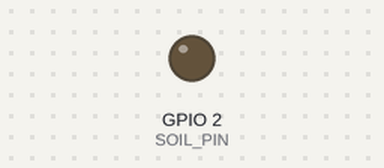
The sketch below on a simulated ESP32. Parts: output pins drawn as LEDs (lit = HIGH). WiFi joins after 1.5 s; servers stay silent unless stated; uploads are accepted with an empty reply; what the sketch prints to the serial monitor is not drawn.

Above: at 0.0 s.
At 3.9 s:
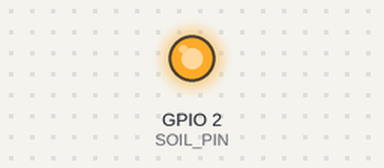
Timing chart, 0 to 5.5 s (numbered marks = the images above):
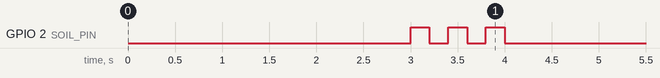

The sketch:

greenmonitor.ino
```cpp
#include <WiFi.h>
#include <HTTPClient.h>
#include <WiFiClientSecure.h>

// WiFi settings (hotspot)
const char* ssid = "Aidens33";
const char* password = "123698741";

// Server
const char* serverUrl = "https://greenmonitor-production.up.railway.app/api/sensor/readings";
const char* apiKey = "arduino-secret-key";

// Pins
const int TMP36_PIN = 1;   // GPIO1
const int SOIL_PIN = 2;    // GPIO2

void setup() {
  delay(3000);
  Serial.begin(115200);
  pinMode(LED_BUILTIN, OUTPUT);
  for (int i = 0; i < 3; i++) {
    digitalWrite(LED_BUILTIN, HIGH);
    delay(200);
    digitalWrite(LED_BUILTIN, LOW);
    delay(200);
  }

  WiFi.begin(ssid, password);
Serial.print("Підключення до WiFi");
  while (WiFi.status() != WL_CONNECTED) {
  delay(500);
  Serial.print(".");
  }
Serial.println("\nПідключено!");
}

void loop() {
  // get temperature from TMP36
  Serial.print("WiFi статус: ");
  Serial.println(WiFi.status());
  int rawTemp = analogRead(TMP36_PIN);
  float voltage = rawTemp * (3.3 / 4095.0);
  float temperature = (voltage - 0.5) * 100.0 + 11.0;

  // get moisture
  int rawSoil = analogRead(SOIL_PIN);
  // convert into percent (4095 = сухо, 0 = мокро)
  float humidity = map(rawSoil, 4095, 0, 0, 100);
  //float temperature = 20.0;
  //float humidity = 50.0;

  Serial.print("Температура: ");
  Serial.print(temperature);
  Serial.print("°C | Вологість: ");
  Serial.print(humidity);
  Serial.println("%");

  // send to the server
  if (WiFi.status() == WL_CONNECTED) {
    Serial.println("Відправляємо на сервер...");
    WiFiClientSecure client;
    client.setInsecure(); // skip sertificate check
    HTTPClient http;
    http.begin(client, serverUrl);
    http.addHeader("Content-Type", "application/json");
    http.addHeader("X-Api-Key", apiKey);
    String body = "{\"temperature\":" + String(temperature, 1) +
                  ",\"humidity\":" + String(humidity, 1) + "}";
    int responseCode = http.POST(body);
    Serial.print("Відповідь сервера: ");
    Serial.println(responseCode);
    if (responseCode < 0) {
      Serial.print("Помилка: ");
      Serial.println(http.errorToString(responseCode));
    }
    http.end();
  }
  if (WiFi.status() != WL_CONNECTED) {
    Serial.println("WiFi відключився, перепідключення...");
    WiFi.begin(ssid, password);
    delay(5000);
    return;
  }

  // wait an hour
  delay(3600000);
}
```
